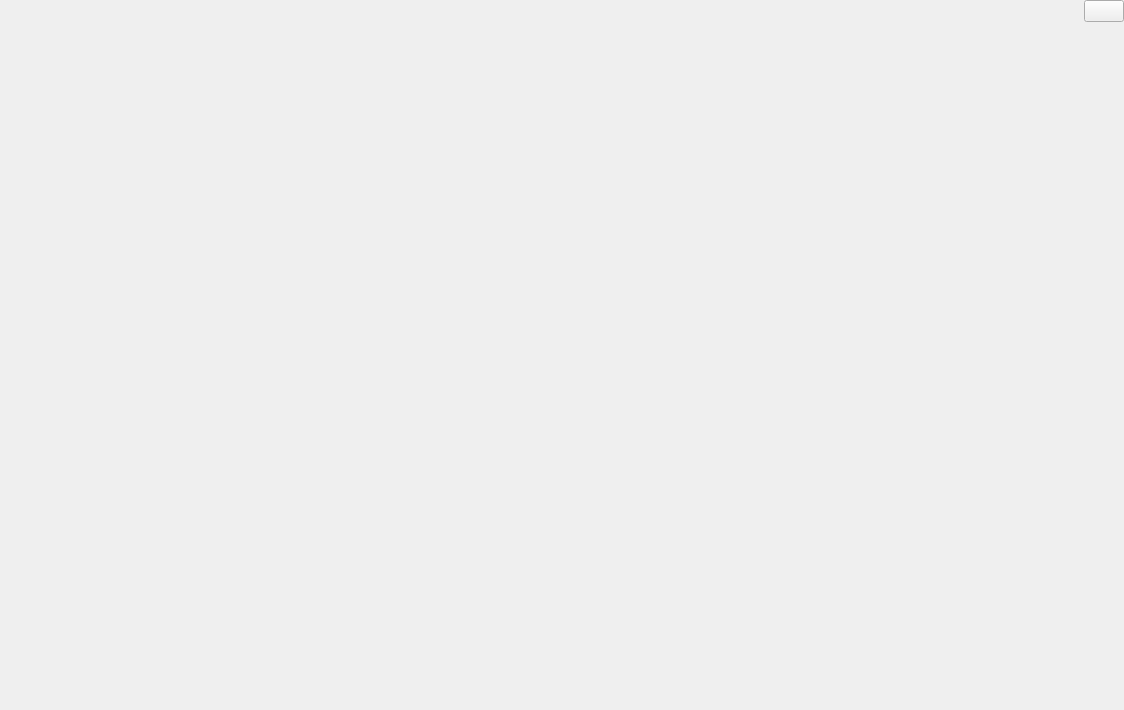
<?xml version="1.0" encoding="UTF-8"?>
<ui version="4.0">
 <class>MainWindow</class>
 <widget class="QMainWindow" name="MainWindow">
  <property name="geometry">
   <rect>
    <x>0</x>
    <y>0</y>
    <width>1124</width>
    <height>710</height>
   </rect>
  </property>
  <property name="windowTitle">
   <string>MainWindow</string>
  </property>
  <widget class="QWidget" name="centralwidget">
   <layout class="QVBoxLayout" name="verticalLayout" stretch="0,1">
    <property name="leftMargin">
     <number>0</number>
    </property>
    <property name="topMargin">
     <number>0</number>
    </property>
    <property name="rightMargin">
     <number>0</number>
    </property>
    <property name="bottomMargin">
     <number>0</number>
    </property>
    <item>
     <layout class="QHBoxLayout" name="horizontalLayout_2">
      <item>
       <spacer name="horizontalSpacer">
        <property name="orientation">
         <enum>Qt::Orientation::Horizontal</enum>
        </property>
        <property name="sizeHint" stdset="0">
         <size>
          <width>40</width>
          <height>20</height>
         </size>
        </property>
       </spacer>
      </item>
      <item>
       <widget class="QPushButton" name="accountButton">
        <property name="text">
         <string/>
        </property>
        <property name="icon">
         <iconset resource="resource.qrc">
          <normaloff>:/img/img/account.png</normaloff>:/img/img/account.png</iconset>
        </property>
        <property name="iconSize">
         <size>
          <width>30</width>
          <height>30</height>
         </size>
        </property>
       </widget>
      </item>
     </layout>
    </item>
    <item>
     <layout class="QHBoxLayout" name="horizontalLayout" stretch="1,5">
      <item>
       <widget class="SectionsColumn" name="sectionsColumn" native="true">
        <property name="sizePolicy">
         <sizepolicy hsizetype="Expanding" vsizetype="Expanding">
          <horstretch>1</horstretch>
          <verstretch>0</verstretch>
         </sizepolicy>
        </property>
        <property name="maximumSize">
         <size>
          <width>186</width>
          <height>16777215</height>
         </size>
        </property>
        <property name="styleSheet">
         <string notr="true"/>
        </property>
       </widget>
      </item>
      <item>
       <widget class="HomeWidget" name="contentWidget" native="true">
        <property name="enabled">
         <bool>true</bool>
        </property>
        <property name="sizePolicy">
         <sizepolicy hsizetype="Expanding" vsizetype="Expanding">
          <horstretch>0</horstretch>
          <verstretch>0</verstretch>
         </sizepolicy>
        </property>
        <property name="maximumSize">
         <size>
          <width>929</width>
          <height>656</height>
         </size>
        </property>
       </widget>
      </item>
     </layout>
    </item>
   </layout>
  </widget>
 </widget>
 <customwidgets>
  <customwidget>
   <class>SectionsColumn</class>
   <extends>QWidget</extends>
   <header location="global">sectionscolumn.h</header>
   <container>1</container>
  </customwidget>
  <customwidget>
   <class>HomeWidget</class>
   <extends>QWidget</extends>
   <header>homewidget.h</header>
   <container>1</container>
  </customwidget>
 </customwidgets>
 <resources>
  <include location="resource.qrc"/>
 </resources>
 <connections/>
</ui>
